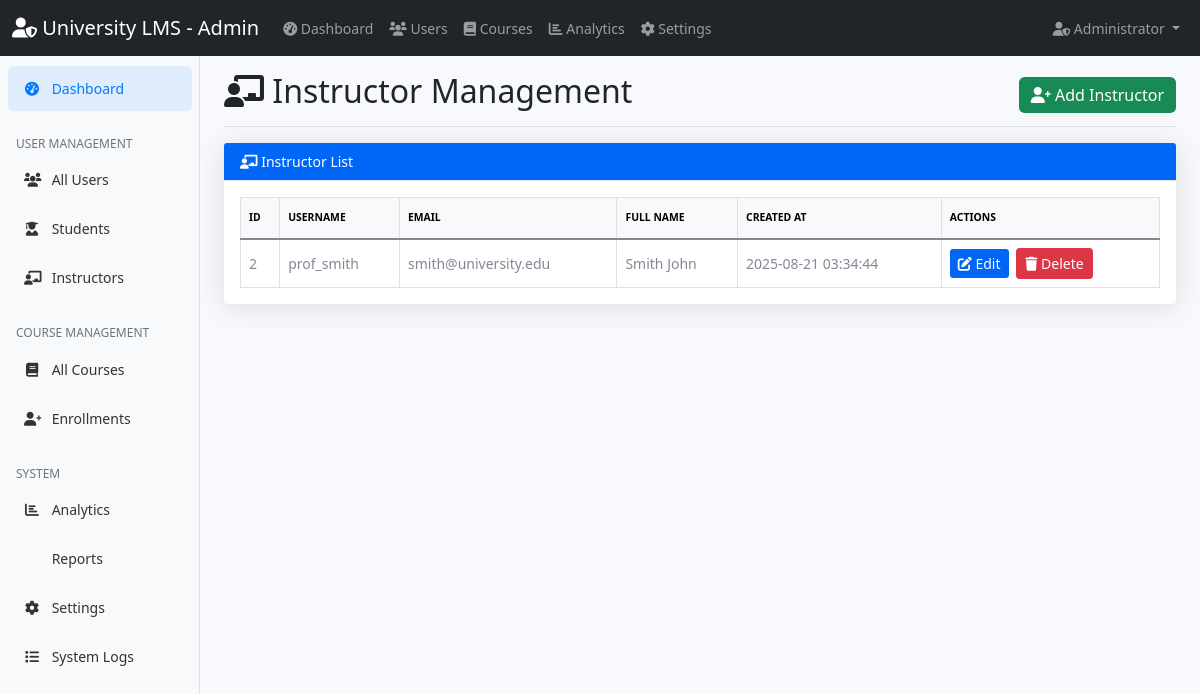
Screenshot of /admin/instructors.php (signed in) with the database file from the repository.
### tables this page shows
CREATE TABLE users (
    id INT PRIMARY KEY AUTO_INCREMENT,
    username VARCHAR(50) UNIQUE NOT NULL,
    email VARCHAR(100) UNIQUE NOT NULL,
    password VARCHAR(255) NOT NULL,
    first_name VARCHAR(50) NOT NULL,
    last_name VARCHAR(50) NOT NULL,
    role ENUM('student', 'instructor', 'admin') NOT NULL,
    profile_image VARCHAR(255),
    created_at TIMESTAMP DEFAULT CURRENT_TIMESTAMP,
    updated_at TIMESTAMP DEFAULT CURRENT_TIMESTAMP ON UPDATE CURRENT_TIMESTAMP
);

### admin/instructors.php (the view, shortened to what this page needs)
<?php
$database = new Database();
$conn = $database->getConnection();
$stmt = $conn->prepare("SELECT * FROM users WHERE role = 'instructor' ORDER BY created_at DESC");
$stmt->execute();
$instructors = $stmt->fetchAll(PDO::FETCH_ASSOC);
?>
<!DOCTYPE html>
<html lang="vi">
<head>
    <link href="https://cdn.jsdelivr.net/npm/bootstrap@5.1.3/dist/css/bootstrap.min.css" rel="stylesheet">
    <link href="https://cdnjs.cloudflare.com/ajax/libs/font-awesome/6.0.0/css/all.min.css" rel="stylesheet">
    <link href="../assets/css/dashboard.css" rel="stylesheet">
</head>
<body>
    <?php include '../includes/admin_navbar.php'; ?>
    <div class="container-fluid">
        <div class="row">
            <?php include '../includes/admin_sidebar.php'; ?>
            <main class="col-md-9 ms-sm-auto col-lg-10 px-md-4">
                <div class="d-flex justify-content-between flex-wrap flex-md-nowrap align-items-center pt-3 pb-2 mb-3 border-bottom">
                    <h1 class="h2"><i class="fas fa-chalkboard-teacher"></i> Instructor Management</h1>
                    <a href="add_instructor.php" class="btn btn-success"><i class="fas fa-user-plus"></i> Add Instructor</a>
                </div>
                <div class="card shadow">
                    <div class="card-header bg-primary text-white">
                        <i class="fas fa-chalkboard-teacher"></i> Instructor List
                    </div>
                    <div class="card-body">
                        <div class="table-responsive">
                            <table class="table table-bordered table-hover align-middle mb-0">
                                <thead class="table-light">
                                    <tr>
                                        <th scope="col">ID</th>
                                        <th scope="col">Username</th>
                                        <th scope="col">Email</th>
                                        <th scope="col">Full Name</th>
                                        <th scope="col">Created At</th>
                                        <th scope="col">Actions</th>
                                    </tr>
                                </thead>
                                <tbody>
                                <?php if ($instructors && count($instructors) > 0): ?>
                                    <?php foreach($instructors as $row): ?>
                                        <tr>
                                            <td><?= $row['id'] ?></td>
                                            <td><?= htmlspecialchars($row['username']) ?></td>
                                            <td><?= htmlspecialchars($row['email']) ?></td>
                                            <td><?= htmlspecialchars($row['last_name'] . ' ' . $row['first_name']) ?></td>
                                            <td><?= $row['created_at'] ?></td>
                                            <td>
                                                <a href="edit_instructor.php?id=<?= $row['id'] ?>" class="btn btn-sm btn-primary me-1"><i class="fas fa-edit"></i> Edit</a>
                                                <form method="post" style="display:inline-block" onsubmit="return confirm('Delete this instructor?');">
                                                    <button type="submit" name="delete_instructor" class="btn btn-sm btn-danger"><i class="fas fa-trash"></i> Delete</button>
                                                </form>
                                            </td>
                                        </tr>
                                    <?php endforeach; ?>
                                <?php else: ?>
                                    <tr><td colspan="6" class="text-center">No instructors found.</td></tr>
                                <?php endif; ?>
                                </tbody>
                            </table>
                        </div>
                    </div>
                </div>
            </main>
        </div>
    </div>
</body>
</html>

### assets/css/dashboard.css (style rules this page uses)
body { font-size: .875rem; background-color: #f8f9fc; }
.card { box-shadow: 0 0.15rem 1.75rem 0 rgba(58, 59, 69, 0.15) !important; border: none; }
.card-header { background-color: #f8f9fc; border-bottom: 1px solid #e3e6f0; }
.btn { border-radius: 0.35rem; font-weight: 400; }
.btn-sm { padding: 0.25rem 0.5rem; font-size: 0.875rem; border-radius: 0.2rem; }
.table { color: #858796; }
.table th { border-top: none; font-weight: 600; text-transform: uppercase; font-size: 0.65rem; padding-top: 0.75rem; padding-bottom: 0.75rem; }
.shadow { box-shadow: 0 0.15rem 1.75rem 0 rgba(58, 59, 69, 0.15) !important; }

### admin/instructors.php (style rules this page uses)
.card-header.bg-primary { background-color: #0066f5 !important; }
.btn-success { background-color: #178a56 !important; border: none; }
.btn-primary { background-color: #0066f5 !important; border: none; }
.table th, .table td { vertical-align: middle !important; }

### rows the page displays
users: id "2", username "prof_smith", email "smith@university.edu", last_name+first_name "Smith John", created_at "2025-08-21 03:34:44"
